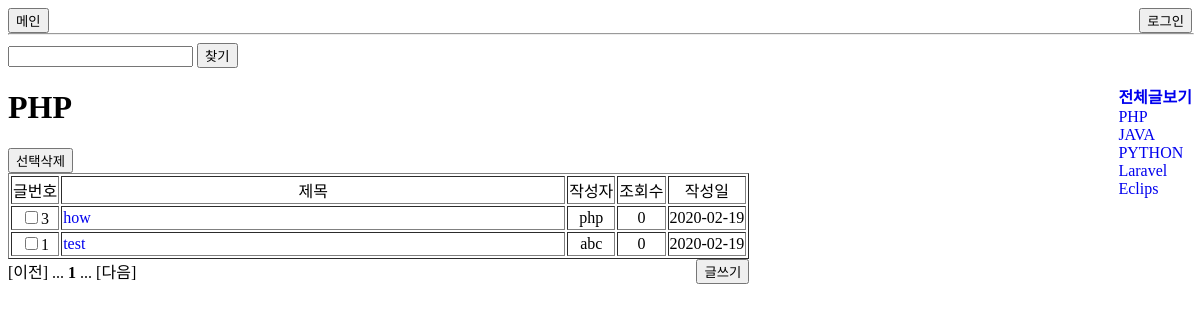
The app's page /list.php?category=1 with its own data.
### tables this page shows
create table category_tb(
	category_no int primary key auto_increment,
    category_nm varchar(20) 
)default charset = utf8;

### list.php (the view, shortened to what this page needs)
<!DOCTYPE html>
<html>
<head>
    <link rel="stylesheet" href="list.css">
</head>
<body>
<header>
    <div class='header'>
        <button id="main" onclick="location.href='main.php'">메인</button>
    <?php
    if(isset($_SESSION['id']))
    {   $id = $_SESSION['id'];
        ?>
        <button onclick="location.href='logout.php'"> 로그아웃</button>
        <a href="mypage.php"><button>마이페이지</button></a>
        <?php
        print '<div id="name">'.$id.' 님</div>';
    }
    else
    {?>
        <button onclick="location.href='login.html'"> 로그인</button>
        <?php
    }
    ?>
    </div>
</header>
<hr>
<div>
    <form action="list.php" method="get" autocomplete="off">
        <input type="text" name="search">
        <input type="submit" value="찾기">
    </form>
</div>
<div class="main">
<div class='main_content'>
<h1>게시글</h1>
<?php
$pdo = DB_conn();
try
{   $query = "SELECT is_admin from user_tb where id='$id'";
    $stmh = $pdo->prepare($query);
    $stmh->execute();
}
catch(PDOException $e){print 'err: '.$e->getMessage();}
$row = $stmh->fetch(PDO::FETCH_ASSOC);
$power = $row['is_admin'];
if($power==0)
{?>
    <form action="delete.php" method="POST">
        <input type="submit" value="선택삭제">
<?php
}
$category = 0;
if(isset($_GET['category']))
{   $category = $_GET['category'];
    try
    {   $query = "SELECT category_nm from category_tb where category_no = $category";
        $stmh=$pdo->prepare($query);
        $stmh->execute();
    }
    catch(PDOException $e){ print 'err: '.$e->getMessage();}
}
try
{
    if(isset($_GET['search']) && $category==0)
    {   $key = $_GET['search'];
        $query = "SELECT count(content_no) as total FROM list_view where title like '%$key%'";
        $stmh=$pdo->prepare($query);
        $stmh->execute();
    }
    elseif(isset($_GET['search']) && $category>0)
    {   $key = $_GET['search'];
        $query = "SELECT count(content_no) as total FROM list_view where title like '%$key%' and category_no=$category";
        $stmh=$pdo->prepare($query);
        $stmh->execute();
    }
    elseif($category>0)
    {   $query = "SELECT count(content_no) as total FROM list_view where category_no=$category";
        $stmh=$pdo->prepare($query);
        $stmh->execute();
    }
    else
    {   $query = "SELECT count(content_no) as total FROM list_view";
        $stmh=$pdo->prepare($query);
        $stmh->execute();
    }
}
catch(PDOException $e)
{   print 'err: '. $e->getMessage();   }
$row=$stmh->fetch(PDO::FETCH_ASSOC);
$total = $row['total'];
$page_set = 10;
$block_set = 5;
$total_page = ceil ($total / $page_set);
$total_block = ceil ($total_page / $block_set);
$page = 1;
$block = ceil ($page / $block_set);
$limit_idx = ($page - 1) * $page_set;
try
{
    if(isset($key) && $category==0)
    {   $query = "SELECT * from list_view where title like '%$key%' order by content_no desc limit $limit_idx, $page_set";
        $stmh=$pdo->prepare($query);
        $stmh->execute();
        print $key . ' 검색결과';
    }
    else
    if($category>0)
    {   $query = "SELECT * from list_view where category_no=$category order by content_no desc limit $limit_idx, $page_set";
        $stmh=$pdo->prepare($query);
        $stmh->execute();
        ?>
        <?php
    }
    else
    {   $query = "SELECT * from list_view order by content_no desc limit $limit_idx, $page_set";
        $stmh=$pdo->prepare($query);
        $stmh->execute();
    }
}
catch(PDOException $e)
{   print 'err: '. $e->getMessage();   }
?>
<table border=1>
    <tr align="center">
        <td>글번호</td><td>제목</td><td>작성자</td><td>조회수</td><td>작성일</td>
    </tr>
<?php
if($power==0)
{   while($row=$stmh->fetch(PDO::FETCH_ASSOC))
    {   print "<tr>";
        print "<td align=center><input type='checkbox' name='check[]' value='".$row['content_no']."'>" . $row['content_no'] . "</td>";
        print "<td width=500px><a href='show.php?content_no=". $row['content_no'] ."'>" . $row['title'] . "</a></td>";
        print "<td align=center>".$row['id']."</td>";
        print "<td align=center>".$row['view_cnt']."</td>";
        $date = $row['write_dt'];
        $dateVal = substr($date,0,10);
        print "<td align=center>".$dateVal."</td>";
        print "</tr>";
    }
}
?>
</table>
</form>
<?php
$first_page = (($block - 1) * $block_set) + 1;
$last_page = min ($total_page, $block * $block_set);
$prev_page = $page - 1;
$next_page = $page + 1;
$prev_block = $block - 1;
$next_block = $block + 1;
$prev_block_page = $prev_block * $block_set;
$next_block_page = $next_block * $block_set - ($block_set - 1);
print ($prev_page > 0) ? "<a href='".$_SERVER['PHP_SELF']."?page=$prev_page'>[이전]</a> " : "[이전] ";
print ($prev_block > 0) ? "<a href='".$_SERVER['PHP_SELF']."?page=$prev_block_page'>...</a> " : "... ";
for ($i=$first_page; $i<=$last_page; $i++) {
    print ($i != $page) ? "<a href='".$_SERVER['PHP_SELF']."?category=$category&page=$i'>$i</a> " : "<b>$i</b> ";
}
print ($next_block <= $total_block) ? "<a href='".$_SERVER['PHP_SELF']."?page=$next_block_page'>...</a> " : "... ";
print ($next_page <= $total_page) ? "<a href='".$_SERVER['PHP_SELF']."?page=$next_page'>[다음]</a>" : "[다음]";
?>
<button onclick="location.href='insert.php'">글쓰기</button>
</div>
<div class='category'>
    <ul>
        <a href="list.php?category=0"><li><b>전체글보기</b></li></a>
        <?php
        try
        {   $query = "SELECT * from category_tb";
            $stmh = $pdo->prepare($query);
            $stmh->execute();
        }
        catch(PDOException $e){ print 'err: '.$e->getMessage(); }
        while($row=$stmh->fetch(PDO::FETCH_ASSOC))
        {   $cg_no = $row['category_no'];
            $cg_nm = $row['category_nm'];
            print "<a href='list.php?category=$cg_no'><li>$cg_nm</li></a>";
        }
        ?>
    </ul>
</div>
</div>
</body>
</html>

### list.css (style rules this page uses)
.main { margin:0 auto; }
.main_content { float: left; }
.category { float: right; }
ul { list-style: none; }
a:link { text-decoration: none; }
button { float: right; }
hr { width:100%; top:26px; }
#main { float: left; }

### records on screen
category_tb: category_nm "PHP"
category_tb: category_nm "JAVA"
category_tb: category_nm "PYTHON"
category_tb: category_nm "Laravel"
category_tb: category_nm "Eclips"

### other values on screen
$row['content_no'] "3"
$row['title'] "how"
$row['id'] "php"
$row['view_cnt'] "0"
$dateVal "2020-02-19"
$row['content_no'] "1"
$row['title'] "test"
$row['id'] "abc"
